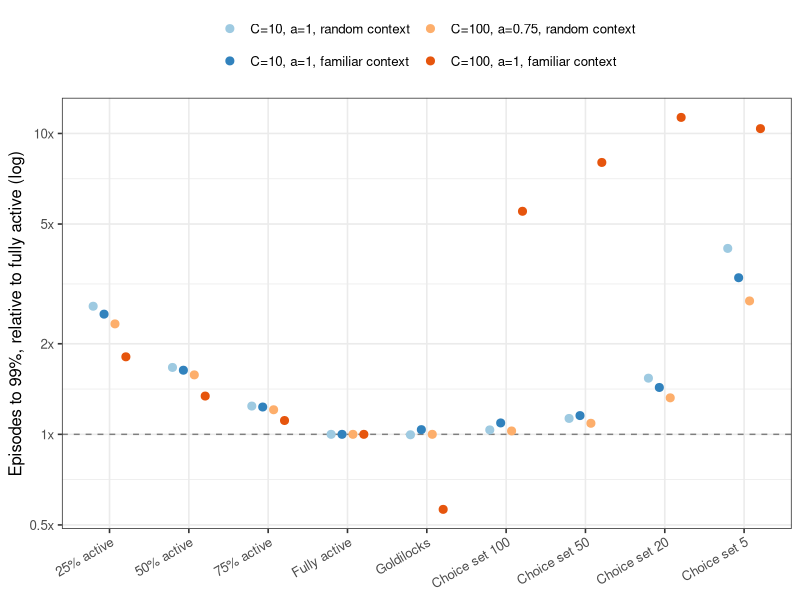

Generate this figure with R:
# Figure for the companion paper's Study 3 (paper2/draft.tex): cost of partial
# autonomy, goldilocks targeting, and bounded choice sets relative to fully
# active selection, eliminative learner, across four settings. Data:
# run_c10_active_modes.R (C=10) and run_c100_active_modes.R (C=100).
suppressMessages({library(dplyr); library(ggplot2)})

d10 <- read.csv("c10_active_modes_summary.csv")
d100 <- read.csv("c100_active_modes_summary.csv") %>%
  mutate(setting = recode(setting, "a=0.75, random context" = "C=100, a=0.75, random context",
                          "a=1, familiar context" = "C=100, a=1, familiar context"))
d <- bind_rows(d10, d100) %>% filter(label != "passive")
d$label <- factor(d$label, levels = c("ap=0.25", "ap=0.50", "ap=0.75", "active", "goldilocks",
                                      "k=100", "k=50", "k=20", "k=5"),
                  labels = c("25% active", "50% active", "75% active", "Fully active", "Goldilocks",
                             "Choice set 100", "Choice set 50", "Choice set 20", "Choice set 5"))
d$setting <- factor(d$setting, levels = c("C=10, a=1, random context", "C=10, a=1, familiar context",
                                          "C=100, a=0.75, random context", "C=100, a=1, familiar context"))

p <- ggplot(d, aes(x = label, y = ratio_to_active, color = setting, group = setting)) +
  geom_hline(yintercept = 1, linetype = "dashed", color = "grey50") +
  geom_point(size = 2.4, position = position_dodge(width = 0.55)) +
  scale_y_log10(breaks = c(0.5, 1, 2, 5, 10), labels = c("0.5x", "1x", "2x", "5x", "10x")) +
  scale_color_manual(values = c("#9ecae1", "#3182bd", "#fdae6b", "#e6550d")) +
  labs(x = NULL, y = "Episodes to 99%, relative to fully active (log)", color = NULL) +
  theme_bw(base_size = 12) +
  theme(axis.text.x = element_text(angle = 30, hjust = 1), legend.position = "top") +
  guides(color = guide_legend(nrow = 2))
ggsave("../../paper2/active_modes.pdf", p, width = 8.5, height = 5)
cat("Figure saved: paper2/active_modes.pdf\n")
